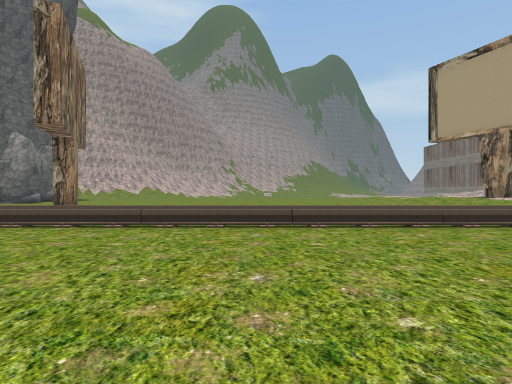
view 1 (above)

22 first-person views from a walk through a scene from a Unity 3-D project. The camera is 1.3 m above the floor, looks level and sees 75° across. The floor is counted in squares, 2 m on a side. Each view is taken from the middle of a square. On the plan, view 1 faces up. The plan holds only what a view shows up to about 10 squares ahead; the rest is blank. The place goes on beyond the plan. Some trees and plants on the terrain are drawn as simple stand-ins. The player character is not drawn. Some surface patterns are stand-ins.

view 2
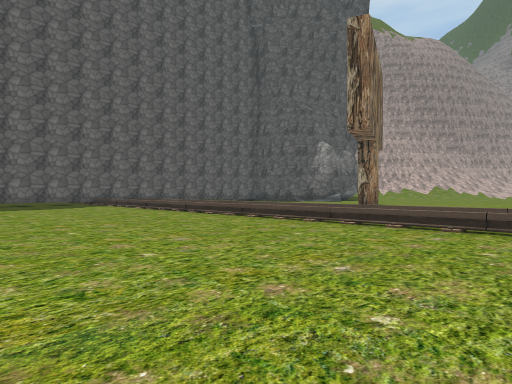

view 3
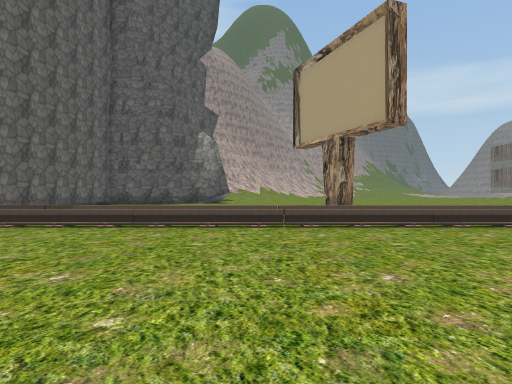

view 4
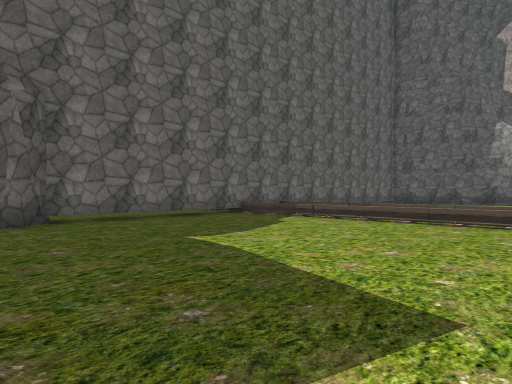

view 5
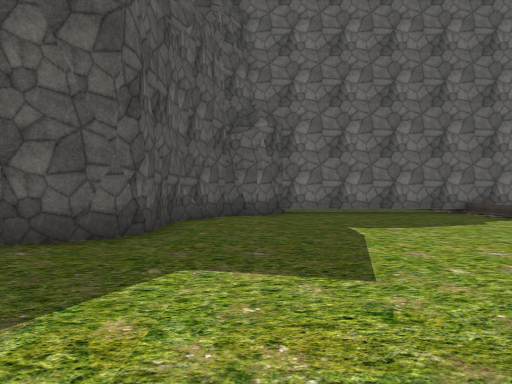

view 6
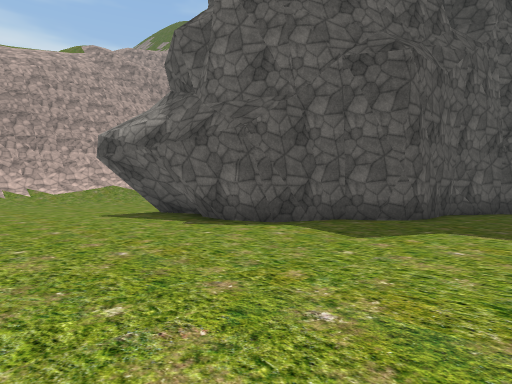

view 7
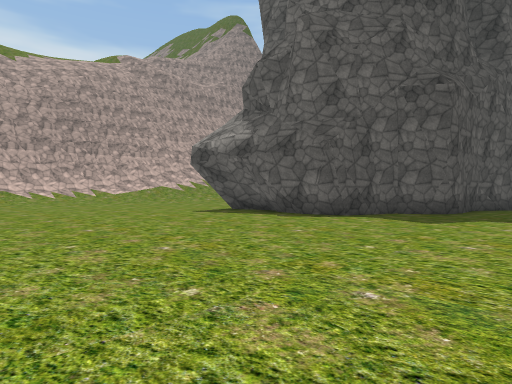

view 8
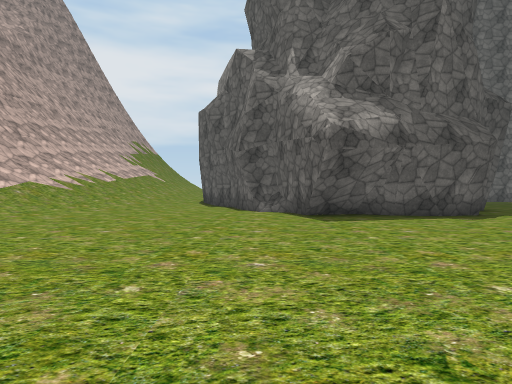

view 9
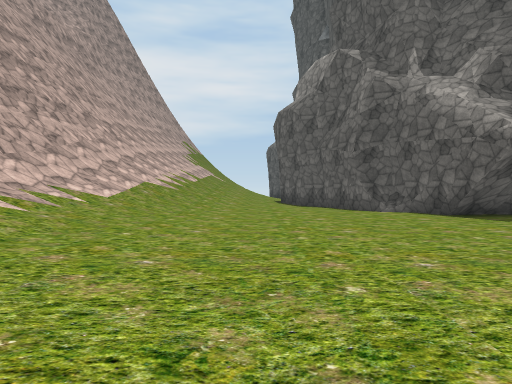

view 10
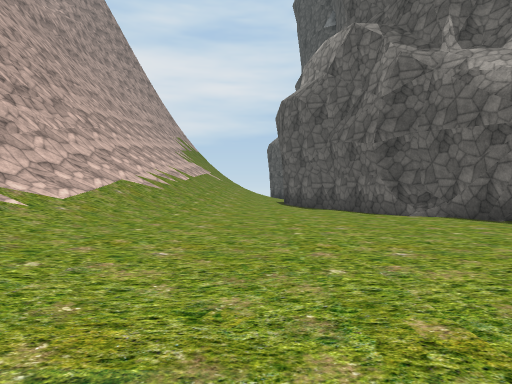

view 11
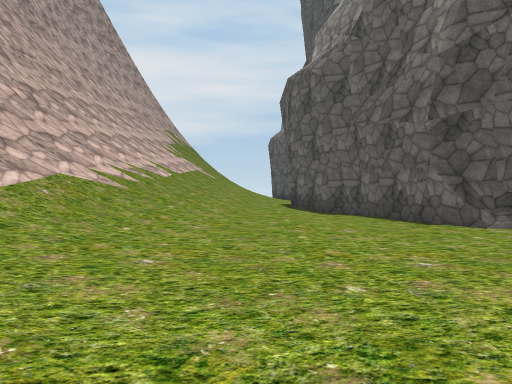

view 12
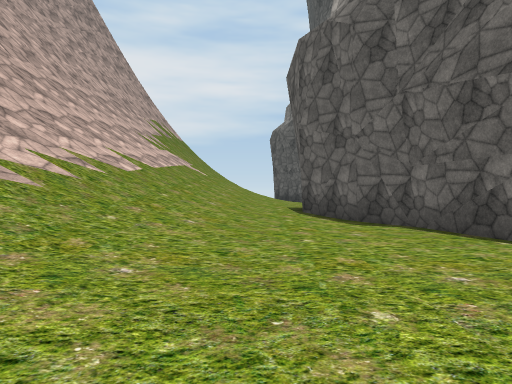

view 13
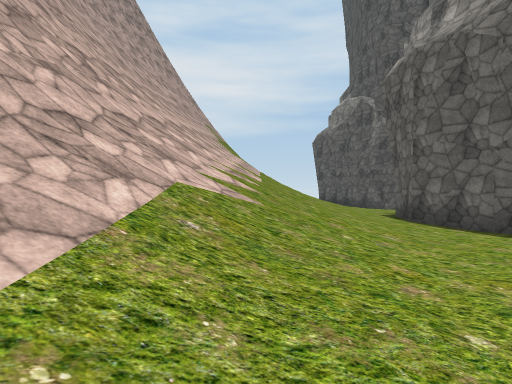

view 14
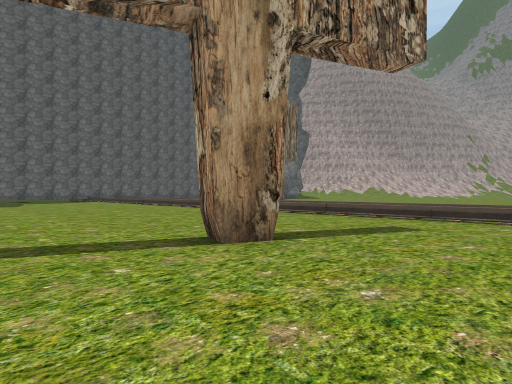

view 15
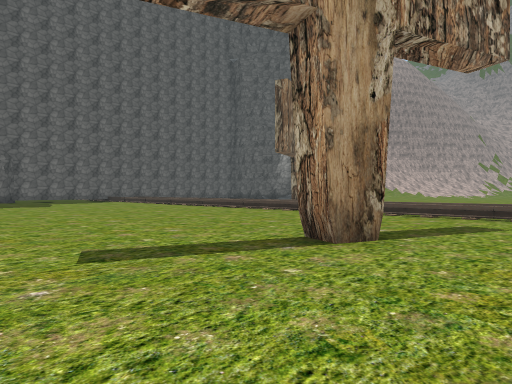

view 16
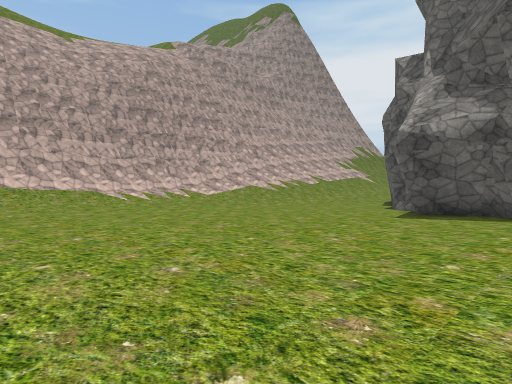

view 17
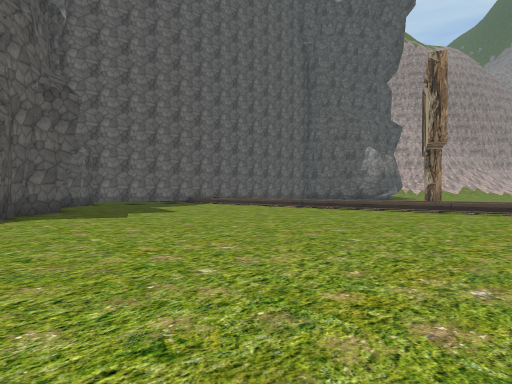

view 18
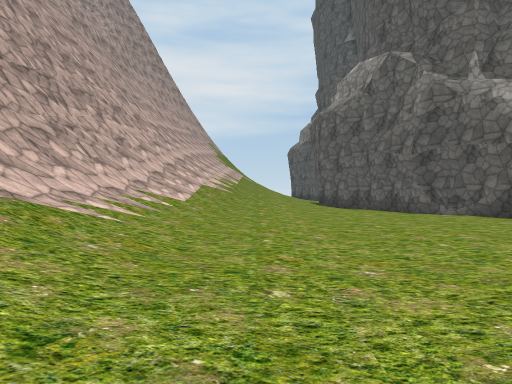

view 19
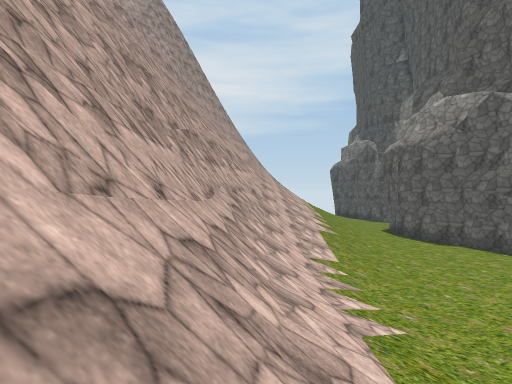

view 20
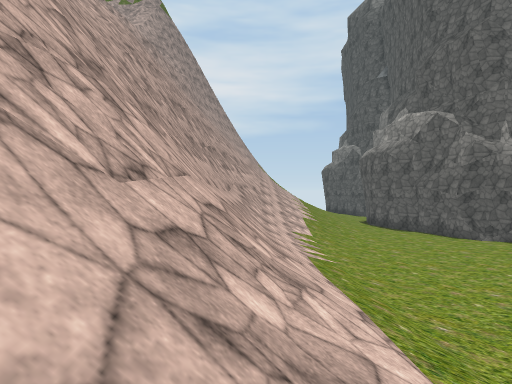

view 21
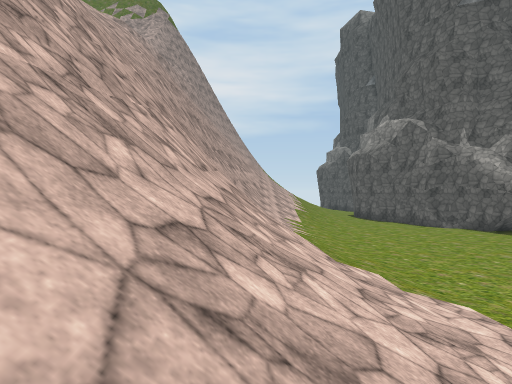

view 22
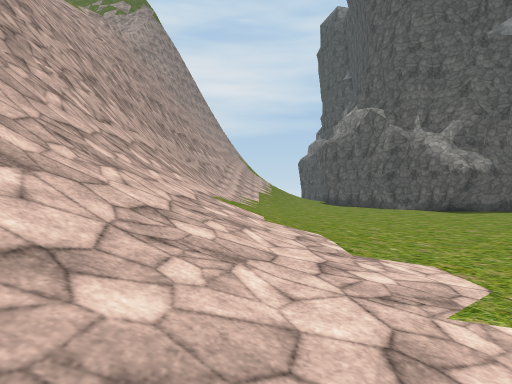

### Floor plan
Key: @ floor where view 1 was taken; # wall or solid block; . main floor; : floor 0.75 m higher than the main floor; / step, stairs or slope; = window, fence, low wall or low ledge; v drop or lower ground.
Columns run from 20 left of view 1 to 6 right of it. Each row starts with its distance up from view 1.
  8  # ========================
  7  #   vvvvvvvvv  vvvvvvvvv
  6  #////////////////////////
  5  #........................
  4  #........................
  3  #........................
  2  #.........................
  1  #.....................#...
  0  #..................@......
 -1  ##........................
 -2   #####....................
 -3       ##...........  .....
 -4        ###.........
 -5          #..........
 -6          #..........
 -7         ##..........
 -8         ##..........
 -9       ###...........
-10     ###............
-11   ###..............
-12 ###................
-13 .....................
-14 :.....................
-15 ///::...................
-16 ///////..................
-17 /////////:..........:::::.
-18 /////////////://////////:::
-19 //////////////////////////
-20 //////####////////////////
-21 =####################////
-22 ####  #        #########
-23
-24         vvvvvvvvvvvv
-25             //

Where each view was taken, in squares from view 1:
view 1: 0 up, 0 right, facing up
view 2: 0 up, 1 left, facing up-left
view 3: 0 up, 11 left, facing up
view 4: 1 down, 11 left, facing up-left
view 5: 0 up, 9 left, facing left
view 6: 1 up, 6 left, facing down-left
view 7: 1 up, 3 left, facing down-left
view 8: 10 down, 2 left, facing left
view 9: 14 down, 2 left, facing left
view 10: 14 down, 4 left, facing left
view 11: 14 down, 7 left, facing left
view 12: 14 down, 10 left, facing left
view 13: 17 down, 10 left, facing left
view 14: 2 down, 6 right, facing up-left
view 15: 3 down, 5 right, facing up-left
view 16: 5 down, 1 left, facing down-left
view 17: 5 down, 2 left, facing up-left
view 18: 16 down, 2 left, facing left
view 19: 20 down, 2 left, facing left
view 20: 20 down, 2 right, facing left
view 21: 20 down, 5 right, facing left
view 22: 18 down, 6 right, facing left
